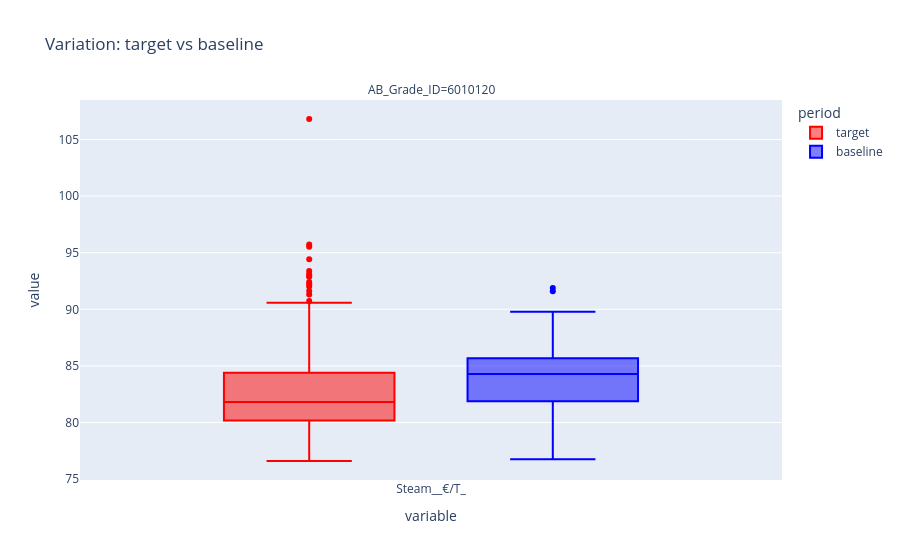

The notebook cell saved with this chart:
### Code cell
tables, figures  = run_query("how is the steam cost for grade 6010120 in September 2026 compared to October")

### Figure 1 — Plotly figure (JSON) as saved in the notebook; plotly's stock layout.template omitted (floating-point values rounded to 4 significant figures; data arrays with more than 128 entries replaced by an {"elided": "..."} marker saying what was removed)
{"data": [{"alignmentgroup": "True", "hovertemplate": "period=target<br>AB_Grade_ID=6010120<br>variable=%{x}<br>value=%{y}<extra></extra>", "legendgroup": "target", "marker": {"color": "red"}, "name": "target", "notched": false, "offsetgroup": "target", "orientation": "v", "showlegend": true, "type": "box", "x": {"elided": "238 str values"}, "x0": " ", "xaxis": "x", "y": {"elided": "238 float values"}, "y0": " ", "yaxis": "y"}, {"alignmentgroup": "True", "hovertemplate": "period=baseline<br>AB_Grade_ID=6010120<br>variable=%{x}<br>value=%{y}<extra></extra>", "legendgroup": "baseline", "marker": {"color": "blue"}, "name": "baseline", "notched": false, "offsetgroup": "baseline", "orientation": "v", "showlegend": true, "type": "box", "x": {"elided": "174 str values"}, "x0": " ", "xaxis": "x", "y": {"elided": "174 float values"}, "y0": " ", "yaxis": "y"}], "layout": {"annotations": [{"showarrow": false, "text": "AB_Grade_ID=6010120", "x": 0.5, "xanchor": "center", "xref": "paper", "y": 1, "yanchor": "bottom", "yref": "paper"}], "boxmode": "group", "legend": {"title": {"text": "period"}, "tracegroupgap": 0}, "title": {"text": "Variation: target vs baseline"}, "xaxis": {"anchor": "y", "domain": [0, 1], "title": {"text": "variable"}}, "yaxis": {"anchor": "x", "domain": [0, 1], "title": {"text": "value"}}}}
